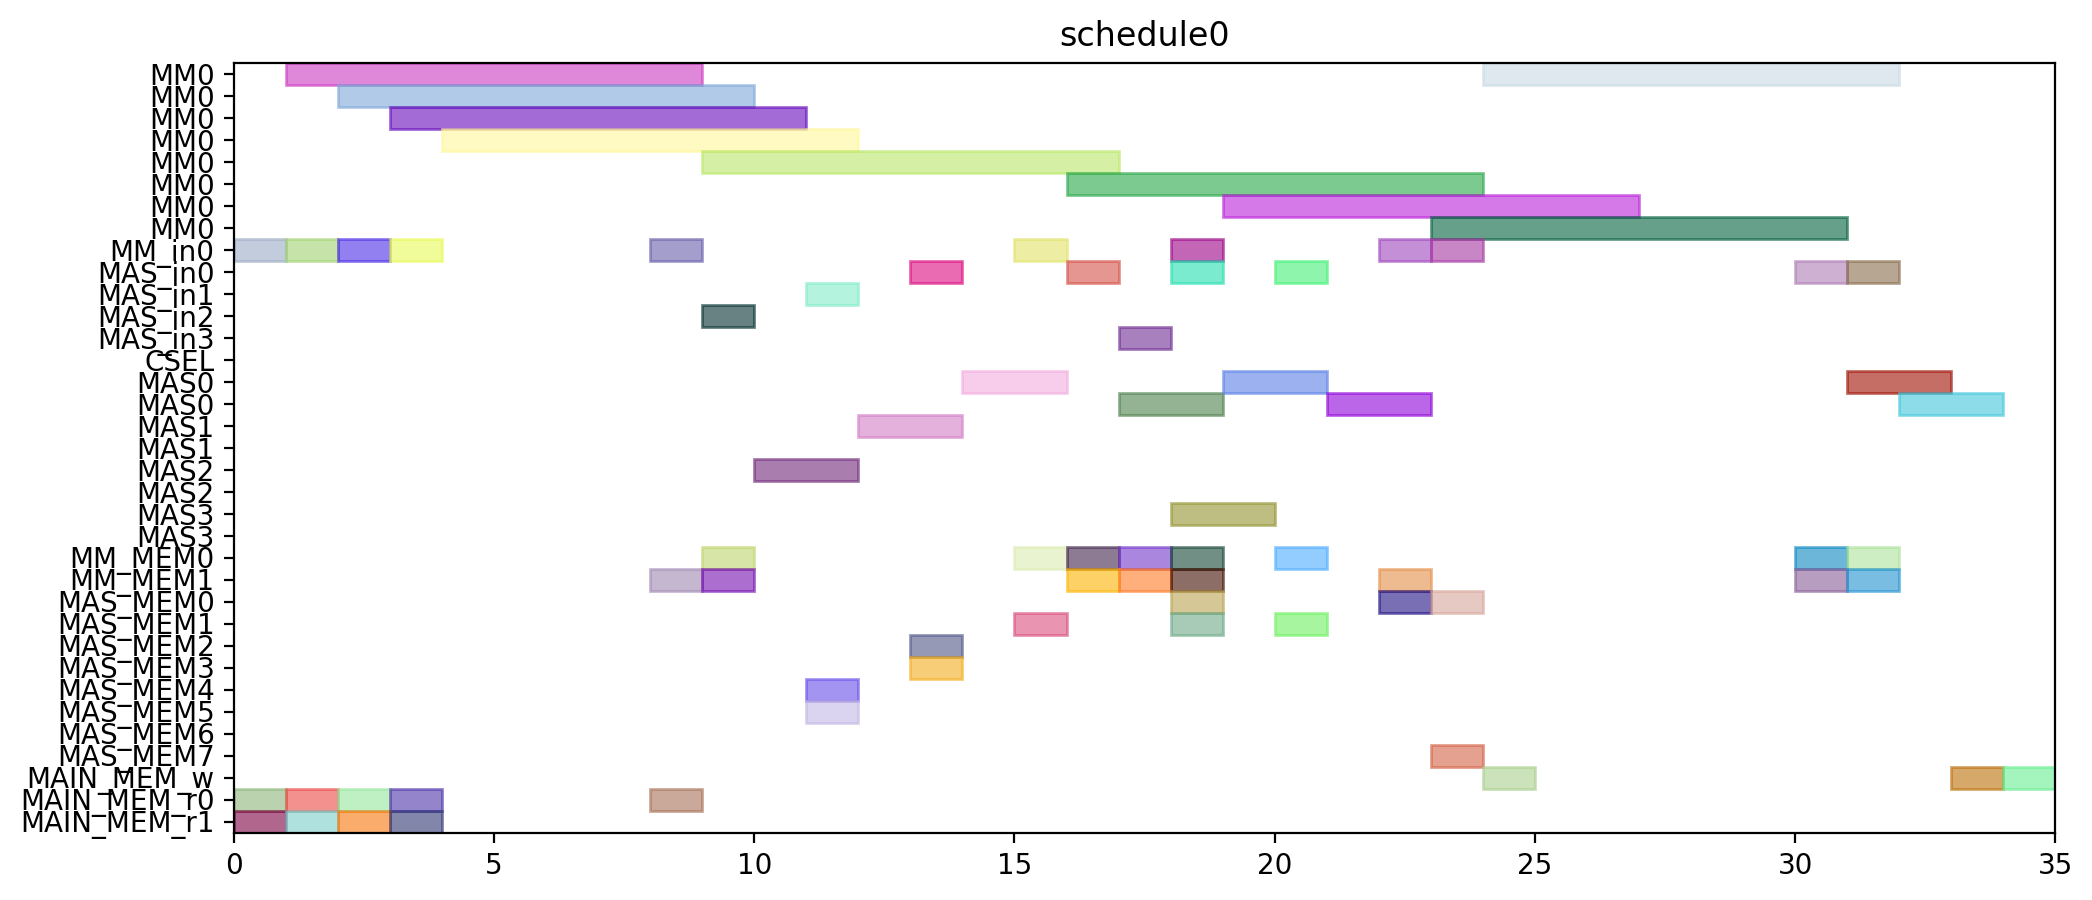

Here is the Python script that generated this plot:
from pyschedule import Scenario, solvers, plotters, alt


def solve():
	horizon = 120
	S = Scenario("schedule0", horizon=horizon)

	# resource
	MM = S.Resources('MM', num=1, size=8)
	MM_in = S.Resources('MM_in', num=1)
	MAS_in = S.Resources('MAS_in', num=4)
	CSEL = S.Resource('CSEL')
	MAS = S.Resources('MAS', num=4, size=2, periods=range(1, horizon))
	MM_MEM = S.Resources('MM_MEM', num=2)
	MAS_MEM = S.Resources('MAS_MEM', num=8)
	MAIN_MEM_w = S.Resource('MAIN_MEM_w', size=1)
	MAIN_MEM_r = S.Resources('MAIN_MEM_r', num=2)

	# result of previous scheduling

	# new tasks
	t0 = S.Task('t0', length=8, delay_cost=1)
	t0 += alt(MM)
	t0_in = S.Task('t0_in', length=1, delay_cost=1)
	t0_in += alt(MM_in)
	S += t0_in*MM_in[0]<=t0*MM[0]
	t0_mem0 = S.Task('t0_mem0', length=1, delay_cost=1)
	t0_mem0 += MAIN_MEM_r[0]
	S += t0_mem0 <= t0

	t0_mem1 = S.Task('t0_mem1', length=1, delay_cost=1)
	t0_mem1 += MAIN_MEM_r[1]
	S += t0_mem1 <= t0

	t3 = S.Task('t3', length=8, delay_cost=1)
	t3 += alt(MM)
	t3_in = S.Task('t3_in', length=1, delay_cost=1)
	t3_in += alt(MM_in)
	S += t3_in*MM_in[0]<=t3*MM[0]
	t3_mem0 = S.Task('t3_mem0', length=1, delay_cost=1)
	t3_mem0 += MAIN_MEM_r[0]
	S += t3_mem0 <= t3

	t3_mem1 = S.Task('t3_mem1', length=1, delay_cost=1)
	t3_mem1 += MAIN_MEM_r[1]
	S += t3_mem1 <= t3

	t1 = S.Task('t1', length=8, delay_cost=1)
	t1 += alt(MM)
	t1_in = S.Task('t1_in', length=1, delay_cost=1)
	t1_in += alt(MM_in)
	S += t1_in*MM_in[0]<=t1*MM[0]
	t1_mem0 = S.Task('t1_mem0', length=1, delay_cost=1)
	t1_mem0 += MAIN_MEM_r[0]
	S += t1_mem0 <= t1

	t1_mem1 = S.Task('t1_mem1', length=1, delay_cost=1)
	t1_mem1 += MAIN_MEM_r[1]
	S += t1_mem1 <= t1

	t2 = S.Task('t2', length=8, delay_cost=1)
	t2 += alt(MM)
	t2_in = S.Task('t2_in', length=1, delay_cost=1)
	t2_in += alt(MM_in)
	S += t2_in*MM_in[0]<=t2*MM[0]
	t2_mem0 = S.Task('t2_mem0', length=1, delay_cost=1)
	t2_mem0 += MAIN_MEM_r[0]
	S += t2_mem0 <= t2

	t2_mem1 = S.Task('t2_mem1', length=1, delay_cost=1)
	t2_mem1 += MAIN_MEM_r[1]
	S += t2_mem1 <= t2

	t4 = S.Task('t4', length=8, delay_cost=1)
	t4 += alt(MM)
	t4_in = S.Task('t4_in', length=1, delay_cost=1)
	t4_in += alt(MM_in)
	S += t4_in*MM_in[0]<=t4*MM[0]
	t4_mem0 = S.Task('t4_mem0', length=1, delay_cost=1)
	t4_mem0 += MAIN_MEM_r[0]
	S += t4_mem0 <= t4

	t4_mem1 = S.Task('t4_mem1', length=1, delay_cost=1)
	t4_mem1 += alt(MM_MEM)
	S += (t2*MM[0])-1 < t4_mem1*MM_MEM[1]
	S += t4_mem1 <= t4

	t5 = S.Task('t5', length=2, delay_cost=1)
	t5 += alt(MAS)
	t5_in = S.Task('t5_in', length=1, delay_cost=1)
	t5_in += alt(MAS_in)
	S += t5_in*MAS_in[0]<=t5*MAS[0]

	S += t5_in*MAS_in[1]<=t5*MAS[1]

	S += t5_in*MAS_in[2]<=t5*MAS[2]

	S += t5_in*MAS_in[3]<=t5*MAS[3]

	t5_mem0 = S.Task('t5_mem0', length=1, delay_cost=1)
	t5_mem0 += alt(MM_MEM)
	S += (t0*MM[0])-1 < t5_mem0*MM_MEM[0]
	S += t5_mem0 <= t5

	t5_mem1 = S.Task('t5_mem1', length=1, delay_cost=1)
	t5_mem1 += alt(MM_MEM)
	S += (t0*MM[0])-1 < t5_mem1*MM_MEM[1]
	S += t5_mem1 <= t5

	t6 = S.Task('t6', length=2, delay_cost=1)
	t6 += alt(MAS)
	t6_in = S.Task('t6_in', length=1, delay_cost=1)
	t6_in += alt(MAS_in)
	S += t6_in*MAS_in[0]<=t6*MAS[0]

	S += t6_in*MAS_in[1]<=t6*MAS[1]

	S += t6_in*MAS_in[2]<=t6*MAS[2]

	S += t6_in*MAS_in[3]<=t6*MAS[3]

	t6_mem0 = S.Task('t6_mem0', length=1, delay_cost=1)
	t6_mem0 += alt(MAS_MEM)
	S += (t5*MAS[0])-1 < t6_mem0*MAS_MEM[0]
	S += (t5*MAS[1])-1 < t6_mem0*MAS_MEM[2]
	S += (t5*MAS[2])-1 < t6_mem0*MAS_MEM[4]
	S += (t5*MAS[3])-1 < t6_mem0*MAS_MEM[6]
	S += t6_mem0 <= t6

	t6_mem1 = S.Task('t6_mem1', length=1, delay_cost=1)
	t6_mem1 += alt(MAS_MEM)
	S += (t5*MAS[0])-1 < t6_mem1*MAS_MEM[1]
	S += (t5*MAS[1])-1 < t6_mem1*MAS_MEM[3]
	S += (t5*MAS[2])-1 < t6_mem1*MAS_MEM[5]
	S += (t5*MAS[3])-1 < t6_mem1*MAS_MEM[7]
	S += t6_mem1 <= t6

	t9 = S.Task('t9', length=2, delay_cost=1)
	t9 += alt(MAS)
	t9_in = S.Task('t9_in', length=1, delay_cost=1)
	t9_in += alt(MAS_in)
	S += t9_in*MAS_in[0]<=t9*MAS[0]

	S += t9_in*MAS_in[1]<=t9*MAS[1]

	S += t9_in*MAS_in[2]<=t9*MAS[2]

	S += t9_in*MAS_in[3]<=t9*MAS[3]

	t9_mem0 = S.Task('t9_mem0', length=1, delay_cost=1)
	t9_mem0 += alt(MM_MEM)
	S += (t0*MM[0])-1 < t9_mem0*MM_MEM[0]
	S += t9_mem0 <= t9

	t9_mem1 = S.Task('t9_mem1', length=1, delay_cost=1)
	t9_mem1 += alt(MM_MEM)
	S += (t4*MM[0])-1 < t9_mem1*MM_MEM[1]
	S += t9_mem1 <= t9

	t10 = S.Task('t10', length=2, delay_cost=1)
	t10 += alt(MAS)
	t10_in = S.Task('t10_in', length=1, delay_cost=1)
	t10_in += alt(MAS_in)
	S += t10_in*MAS_in[0]<=t10*MAS[0]

	S += t10_in*MAS_in[1]<=t10*MAS[1]

	S += t10_in*MAS_in[2]<=t10*MAS[2]

	S += t10_in*MAS_in[3]<=t10*MAS[3]

	t10_mem0 = S.Task('t10_mem0', length=1, delay_cost=1)
	t10_mem0 += alt(MM_MEM)
	S += (t4*MM[0])-1 < t10_mem0*MM_MEM[0]
	S += t10_mem0 <= t10

	t10_mem1 = S.Task('t10_mem1', length=1, delay_cost=1)
	t10_mem1 += alt(MM_MEM)
	S += (t4*MM[0])-1 < t10_mem1*MM_MEM[1]
	S += t10_mem1 <= t10

	t7 = S.Task('t7', length=2, delay_cost=1)
	t7 += alt(MAS)
	t7_in = S.Task('t7_in', length=1, delay_cost=1)
	t7_in += alt(MAS_in)
	S += t7_in*MAS_in[0]<=t7*MAS[0]

	S += t7_in*MAS_in[1]<=t7*MAS[1]

	S += t7_in*MAS_in[2]<=t7*MAS[2]

	S += t7_in*MAS_in[3]<=t7*MAS[3]

	t7_mem0 = S.Task('t7_mem0', length=1, delay_cost=1)
	t7_mem0 += alt(MAS_MEM)
	S += (t6*MAS[0])-1 < t7_mem0*MAS_MEM[0]
	S += (t6*MAS[1])-1 < t7_mem0*MAS_MEM[2]
	S += (t6*MAS[2])-1 < t7_mem0*MAS_MEM[4]
	S += (t6*MAS[3])-1 < t7_mem0*MAS_MEM[6]
	S += t7_mem0 <= t7

	t7_mem1 = S.Task('t7_mem1', length=1, delay_cost=1)
	t7_mem1 += alt(MAS_MEM)
	S += (t6*MAS[0])-1 < t7_mem1*MAS_MEM[1]
	S += (t6*MAS[1])-1 < t7_mem1*MAS_MEM[3]
	S += (t6*MAS[2])-1 < t7_mem1*MAS_MEM[5]
	S += (t6*MAS[3])-1 < t7_mem1*MAS_MEM[7]
	S += t7_mem1 <= t7

	t11 = S.Task('t11', length=2, delay_cost=1)
	t11 += alt(MAS)
	t11_in = S.Task('t11_in', length=1, delay_cost=1)
	t11_in += alt(MAS_in)
	S += t11_in*MAS_in[0]<=t11*MAS[0]

	S += t11_in*MAS_in[1]<=t11*MAS[1]

	S += t11_in*MAS_in[2]<=t11*MAS[2]

	S += t11_in*MAS_in[3]<=t11*MAS[3]

	t11_mem0 = S.Task('t11_mem0', length=1, delay_cost=1)
	t11_mem0 += alt(MAS_MEM)
	S += (t10*MAS[0])-1 < t11_mem0*MAS_MEM[0]
	S += (t10*MAS[1])-1 < t11_mem0*MAS_MEM[2]
	S += (t10*MAS[2])-1 < t11_mem0*MAS_MEM[4]
	S += (t10*MAS[3])-1 < t11_mem0*MAS_MEM[6]
	S += t11_mem0 <= t11

	t11_mem1 = S.Task('t11_mem1', length=1, delay_cost=1)
	t11_mem1 += alt(MM_MEM)
	S += (t4*MM[0])-1 < t11_mem1*MM_MEM[1]
	S += t11_mem1 <= t11

	t8 = S.Task('t8', length=8, delay_cost=1)
	t8 += alt(MM)
	t8_in = S.Task('t8_in', length=1, delay_cost=1)
	t8_in += alt(MM_in)
	S += t8_in*MM_in[0]<=t8*MM[0]
	t8_mem0 = S.Task('t8_mem0', length=1, delay_cost=1)
	t8_mem0 += alt(MM_MEM)
	S += (t4*MM[0])-1 < t8_mem0*MM_MEM[0]
	S += t8_mem0 <= t8

	t8_mem1 = S.Task('t8_mem1', length=1, delay_cost=1)
	t8_mem1 += alt(MAS_MEM)
	S += (t7*MAS[0])-1 < t8_mem1*MAS_MEM[1]
	S += (t7*MAS[1])-1 < t8_mem1*MAS_MEM[3]
	S += (t7*MAS[2])-1 < t8_mem1*MAS_MEM[5]
	S += (t7*MAS[3])-1 < t8_mem1*MAS_MEM[7]
	S += t8_mem1 <= t8

	new_PZ = S.Task('new_PZ', length=8, delay_cost=1)
	new_PZ += alt(MM)
	new_PZ_in = S.Task('new_PZ_in', length=1, delay_cost=1)
	new_PZ_in += alt(MM_in)
	S += new_PZ_in*MM_in[0]<=new_PZ*MM[0]
	S += 0<new_PZ

	new_PZ_w = S.Task('new_PZ_w', length=1, delay_cost=1)
	new_PZ_w += alt(MAIN_MEM_w)
	S += new_PZ <= new_PZ_w

	new_PZ_mem0 = S.Task('new_PZ_mem0', length=1, delay_cost=1)
	new_PZ_mem0 += alt(MM_MEM)
	S += (t1*MM[0])-1 < new_PZ_mem0*MM_MEM[0]
	S += new_PZ_mem0 <= new_PZ

	new_PZ_mem1 = S.Task('new_PZ_mem1', length=1, delay_cost=1)
	new_PZ_mem1 += alt(MAS_MEM)
	S += (t7*MAS[0])-1 < new_PZ_mem1*MAS_MEM[1]
	S += (t7*MAS[1])-1 < new_PZ_mem1*MAS_MEM[3]
	S += (t7*MAS[2])-1 < new_PZ_mem1*MAS_MEM[5]
	S += (t7*MAS[3])-1 < new_PZ_mem1*MAS_MEM[7]
	S += new_PZ_mem1 <= new_PZ

	t12 = S.Task('t12', length=2, delay_cost=1)
	t12 += alt(MAS)
	t12_in = S.Task('t12_in', length=1, delay_cost=1)
	t12_in += alt(MAS_in)
	S += t12_in*MAS_in[0]<=t12*MAS[0]

	S += t12_in*MAS_in[1]<=t12*MAS[1]

	S += t12_in*MAS_in[2]<=t12*MAS[2]

	S += t12_in*MAS_in[3]<=t12*MAS[3]

	t12_mem0 = S.Task('t12_mem0', length=1, delay_cost=1)
	t12_mem0 += alt(MM_MEM)
	S += (t0*MM[0])-1 < t12_mem0*MM_MEM[0]
	S += t12_mem0 <= t12

	t12_mem1 = S.Task('t12_mem1', length=1, delay_cost=1)
	t12_mem1 += alt(MAS_MEM)
	S += (t11*MAS[0])-1 < t12_mem1*MAS_MEM[1]
	S += (t11*MAS[1])-1 < t12_mem1*MAS_MEM[3]
	S += (t11*MAS[2])-1 < t12_mem1*MAS_MEM[5]
	S += (t11*MAS[3])-1 < t12_mem1*MAS_MEM[7]
	S += t12_mem1 <= t12

	t13 = S.Task('t13', length=8, delay_cost=1)
	t13 += alt(MM)
	t13_in = S.Task('t13_in', length=1, delay_cost=1)
	t13_in += alt(MM_in)
	S += t13_in*MM_in[0]<=t13*MM[0]
	t13_mem0 = S.Task('t13_mem0', length=1, delay_cost=1)
	t13_mem0 += alt(MAS_MEM)
	S += (t12*MAS[0])-1 < t13_mem0*MAS_MEM[0]
	S += (t12*MAS[1])-1 < t13_mem0*MAS_MEM[2]
	S += (t12*MAS[2])-1 < t13_mem0*MAS_MEM[4]
	S += (t12*MAS[3])-1 < t13_mem0*MAS_MEM[6]
	S += t13_mem0 <= t13

	t13_mem1 = S.Task('t13_mem1', length=1, delay_cost=1)
	t13_mem1 += alt(MAS_MEM)
	S += (t9*MAS[0])-1 < t13_mem1*MAS_MEM[1]
	S += (t9*MAS[1])-1 < t13_mem1*MAS_MEM[3]
	S += (t9*MAS[2])-1 < t13_mem1*MAS_MEM[5]
	S += (t9*MAS[3])-1 < t13_mem1*MAS_MEM[7]
	S += t13_mem1 <= t13

	t14 = S.Task('t14', length=8, delay_cost=1)
	t14 += alt(MM)
	t14_in = S.Task('t14_in', length=1, delay_cost=1)
	t14_in += alt(MM_in)
	S += t14_in*MM_in[0]<=t14*MM[0]
	t14_mem0 = S.Task('t14_mem0', length=1, delay_cost=1)
	t14_mem0 += alt(MAS_MEM)
	S += (t12*MAS[0])-1 < t14_mem0*MAS_MEM[0]
	S += (t12*MAS[1])-1 < t14_mem0*MAS_MEM[2]
	S += (t12*MAS[2])-1 < t14_mem0*MAS_MEM[4]
	S += (t12*MAS[3])-1 < t14_mem0*MAS_MEM[6]
	S += t14_mem0 <= t14

	t14_mem1 = S.Task('t14_mem1', length=1, delay_cost=1)
	t14_mem1 += alt(MM_MEM)
	S += (t3*MM[0])-1 < t14_mem1*MM_MEM[1]
	S += t14_mem1 <= t14

	new_PY = S.Task('new_PY', length=2, delay_cost=1)
	new_PY += alt(MAS)
	new_PY_in = S.Task('new_PY_in', length=1, delay_cost=1)
	new_PY_in += alt(MAS_in)
	S += new_PY_in*MAS_in[0]<=new_PY*MAS[0]

	S += new_PY_in*MAS_in[1]<=new_PY*MAS[1]

	S += new_PY_in*MAS_in[2]<=new_PY*MAS[2]

	S += new_PY_in*MAS_in[3]<=new_PY*MAS[3]

	S += 0<new_PY

	new_PY_w = S.Task('new_PY_w', length=1, delay_cost=1)
	new_PY_w += alt(MAIN_MEM_w)
	S += new_PY <= new_PY_w

	new_PY_mem0 = S.Task('new_PY_mem0', length=1, delay_cost=1)
	new_PY_mem0 += alt(MM_MEM)
	S += (t8*MM[0])-1 < new_PY_mem0*MM_MEM[0]
	S += new_PY_mem0 <= new_PY

	new_PY_mem1 = S.Task('new_PY_mem1', length=1, delay_cost=1)
	new_PY_mem1 += alt(MM_MEM)
	S += (t13*MM[0])-1 < new_PY_mem1*MM_MEM[1]
	S += new_PY_mem1 <= new_PY

	new_PX = S.Task('new_PX', length=2, delay_cost=1)
	new_PX += alt(MAS)
	new_PX_in = S.Task('new_PX_in', length=1, delay_cost=1)
	new_PX_in += alt(MAS_in)
	S += new_PX_in*MAS_in[0]<=new_PX*MAS[0]

	S += new_PX_in*MAS_in[1]<=new_PX*MAS[1]

	S += new_PX_in*MAS_in[2]<=new_PX*MAS[2]

	S += new_PX_in*MAS_in[3]<=new_PX*MAS[3]

	S += 0<new_PX

	new_PX_w = S.Task('new_PX_w', length=1, delay_cost=1)
	new_PX_w += alt(MAIN_MEM_w)
	S += new_PX <= new_PX_w

	new_PX_mem0 = S.Task('new_PX_mem0', length=1, delay_cost=1)
	new_PX_mem0 += alt(MM_MEM)
	S += (t14*MM[0])-1 < new_PX_mem0*MM_MEM[0]
	S += new_PX_mem0 <= new_PX

	new_PX_mem1 = S.Task('new_PX_mem1', length=1, delay_cost=1)
	new_PX_mem1 += alt(MM_MEM)
	S += (t14*MM[0])-1 < new_PX_mem1*MM_MEM[1]
	S += new_PX_mem1 <= new_PX

	solvers.mip.solve(S,msg=1,kind='CPLEX',ratio_gap=1.01)

	solution = [['hoge']*len(S.solution()[1]) for i in range(len(S.solution()))]
	for i in range(len(S.solution())):
		for j in range(len(S.solution()[i])):
			solution[i][j]=str(S.solution()[i][j])
	print(solution)

	cycles = int(solution[-1][3])

	pic_file_name = "/mnt/rose/usr1/fukuda/ABE/multiRAM_multiMAS_16mux/scheduling_result/stage8MM1_stage2MAS4/EP_DBL_A_0/schedule0.png"
	if(S.solution() != []):
		plotters.matplotlib.plot(S,img_filename=pic_file_name, show_task_labels=False, fig_size=(cycles*0.25+3, 5))

	return solution
